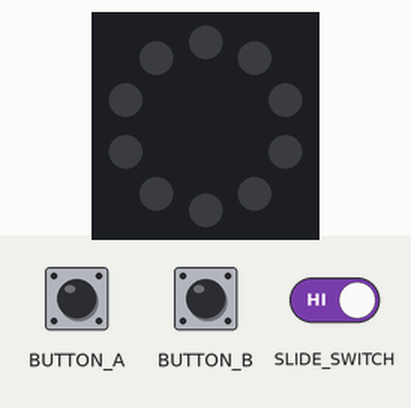
This program was run on a simulated Circuit Playground running CircuitPython. Parts: the board's ring of 10 RGB LEDs (number 0 left of the top, counting anticlockwise). The inputs (shaded band) are chosen by the test bench.

Above: at 1.2 s.
1.3 s: slide switch moved to the right
At 2.0 s:
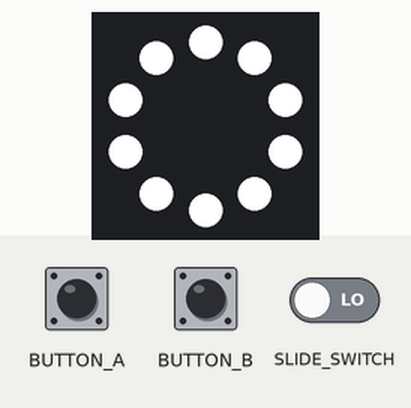
2.8 s: button A pressed for 0.15 s
At 3.1 s:
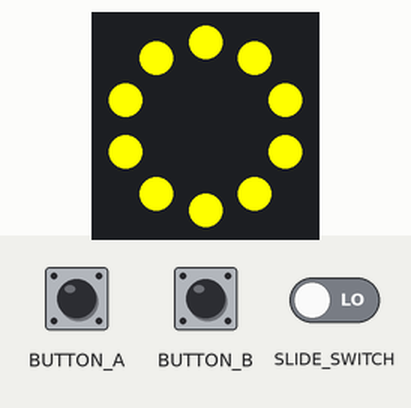
4.4 s: button A pressed for 1 s
At 5.6 s:
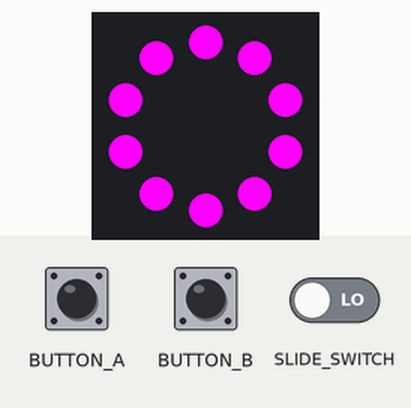
6.9 s: button A pressed for 0.15 s
At 7.5 s:
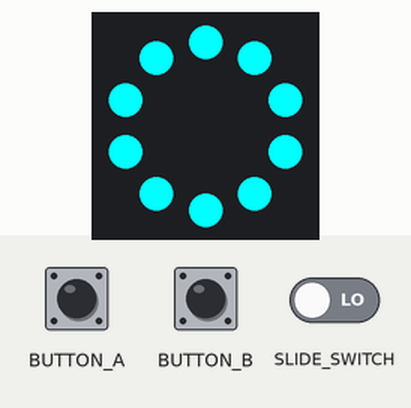
8.5 s: button A pressed for 3.2 s
At 9.9 s:
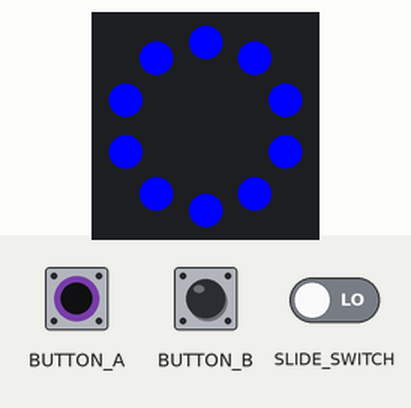
13.2 s: button A pressed for 0.15 s
At 13.5 s:
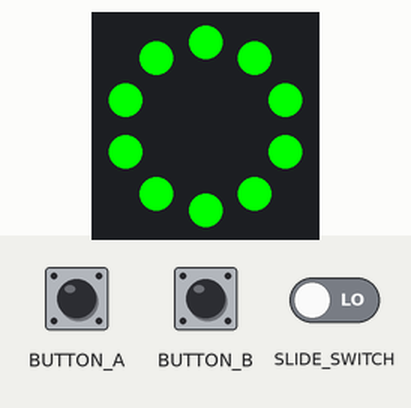
Timing chart, 0 to 15.8 s (numbered marks = the images above; inputs shaded):
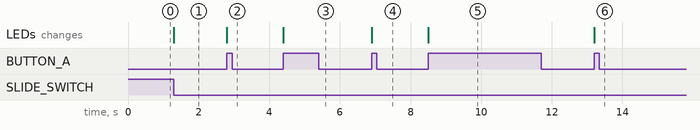

The program:

Anthony_Palileo_wk5_p2.py
```python
# written for circuit playground boards (CPX and CPB)
# toggle neopixel leds on and off with the slide switch
# set the color to blue with button B and orange with button A

"""
# problem 2

The code currently only allows for two colors to be set: button A sets
one color and button B sets another color. This is wasteful because we
can toggle between two things with a single button. How could we make
better use of the hardware we have? How could we make it so the two
buttons cycle forward and backward through a series of color options?

Make it cycle through all primary and secondary colors including white!

RED GREEN BLUE YELLOW MAGENTA CYAN WHITE
"""

import board
import neopixel
from digitalio import DigitalInOut, Direction, Pull

pixels = neopixel.NeoPixel(board.NEOPIXEL, 10)

button_a = DigitalInOut(board.BUTTON_A)
button_a.direction = Direction.INPUT
button_a.pull = Pull.DOWN
buttona_pre = button_a.value

button_b = DigitalInOut(board.BUTTON_B)
button_b.direction = Direction.INPUT
button_b.pull = Pull.DOWN
buttonb_pre = button_b.value

switch = DigitalInOut(board.SLIDE_SWITCH)
switch.direction = Direction.INPUT
switch.pull = Pull.UP
switch_off = switch.value

WHITE = (255, 255, 255)
RED = (255, 0, 0)
GREEN = (0, 255, 0)
BLUE = (0, 0, 255)
CYAN = (0, 255, 255)
MAGENTA = (255, 0, 255)
YELLOW = (255, 255, 0)

colorVals = [WHITE, RED, GREEN, BLUE, CYAN, MAGENTA, YELLOW]
colorMode = 0

while True:

    if switch.value != switch_off:
        pixels.fill(colorVals[colorMode])

        if button_a.value != buttona_pre:
            buttona_pre = button_a.value
            if button_a.value:
                colorMode -= 1
                if colorMode < 0:
                    colorMode = 6

        if button_b.value != buttonb_pre:
            buttonb_pre = button_b.value
            if button_b.value:
                colorMode += 1
                if colorMode > 6:
                    colorMode = 0

    else:
        pixels.fill(0)
        # reset the color
        colorMode = 0
```

Measured:
- after the input at 1.3 s, the LEDs: change at once (image 1)
- after the input at 2.8 s, the LEDs: change at once (image 2)
- after the input at 4.4 s, the LEDs: change at once (image 3)
- after the input at 6.9 s, the LEDs: change at once (image 4)
- after the input at 8.5 s, the LEDs: change at once (image 5)
- after the input at 13.2 s, the LEDs: change at once (image 6)
